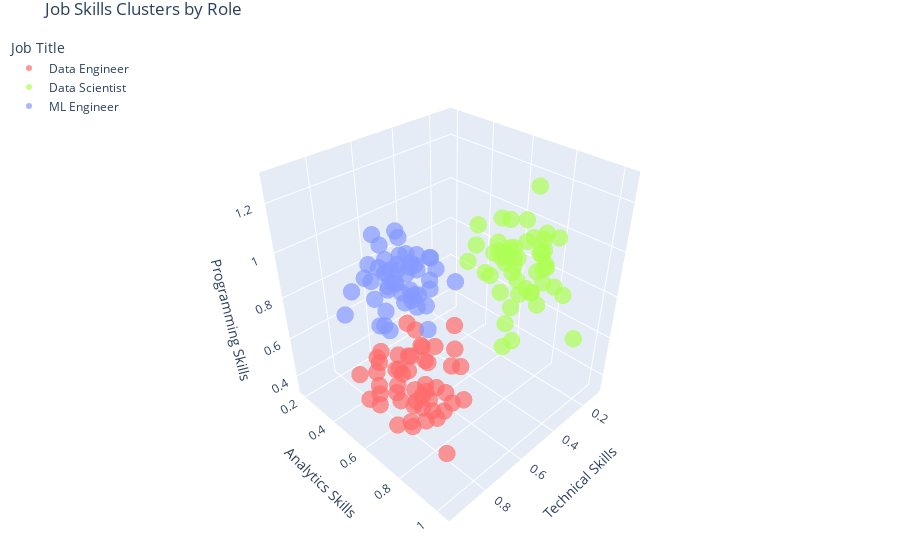

Notebook code cell kept with this figure:
### Code cell
import numpy as np
import plotly.express as px
import pandas as pd
from sklearn.preprocessing import StandardScaler

# Generate dummy data for three job titles
np.random.seed(42)

# Data Engineering skills cluster
data_eng_skills = np.random.normal(loc=[0.8, 0.7, 0.6], scale=0.1, size=(50, 3))

# Data Science skills cluster
data_sci_skills = np.random.normal(loc=[0.3, 0.8, 0.9], scale=0.1, size=(50, 3))

# ML Engineering skills cluster
ml_eng_skills = np.random.normal(loc=[0.6, 0.4, 0.8], scale=0.1, size=(50, 3))

# Combine all skills
all_skills = np.vstack([data_eng_skills, data_sci_skills, ml_eng_skills])

# Create labels
labels = (
    ['Data Engineer'] * 50 +
    ['Data Scientist'] * 50 +
    ['ML Engineer'] * 50
)

# Create a DataFrame
df = pd.DataFrame(
    all_skills,
    columns=['Technical Skills', 'Analytics Skills', 'Programming Skills']
)
df['Job Title'] = labels

# Create the 3D scatter plot
fig = px.scatter_3d(
    df,
    x='Technical Skills',
    y='Analytics Skills',
    z='Programming Skills',
    color='Job Title',
    title='Job Skills Clusters by Role',
    color_discrete_sequence=['#FF6B6B', '#AEFF55', '#8599FF'],
    opacity=0.7
)

# Update layout for better visualization
fig.update_traces(marker=dict(size=6))
fig.update_layout(
    scene=dict(
        xaxis_title='Technical Skills',
        yaxis_title='Analytics Skills',
        zaxis_title='Programming Skills',
        camera=dict(
            up=dict(x=0, y=0, z=1),
            center=dict(x=0, y=0, z=0),
            eye=dict(x=1.5, y=1.5, z=1.5)
        )
    ),
    legend=dict(
        yanchor="top",
        y=0.99,
        xanchor="left",
        x=0.01
    ),
    margin=dict(l=0, r=0, t=30, b=0)
)

# Show the plot
fig.show()

# Export options

# set export directory
import os
os.chdir("./")

# Export as HTML
fig.write_html("job_skills_clusters.html")

# Export as PNG
fig.write_image("job_skills_clusters.png")

### Figure 1 — Plotly figure (JSON) as saved in the notebook; plotly's stock layout.template omitted (floating-point values rounded to 4 significant figures)
{"data": [{"hovertemplate": "Job Title=Data Engineer<br>Technical Skills=%{x}<br>Analytics Skills=%{y}<br>Programming Skills=%{z}<extra></extra>", "legendgroup": "Data Engineer", "marker": {"color": "#FF6B6B", "opacity": 0.7, "size": 6, "symbol": "circle"}, "mode": "markers", "name": "Data Engineer", "scene": "scene", "showlegend": true, "type": "scatter3d", "x": [0.8497, 0.9523, 0.9579, 0.8543, 0.8242, 0.7438, 0.7092, 0.7774, 0.7456, 0.8376, 0.7398, 0.6942, 0.8209, 0.8197, 0.7884, 0.728, 0.8344, 0.7615, 0.9031, 0.7691, 0.7521, 0.6804, 0.7928, 0.7355, 0.7964, 0.8822, 0.8092, 0.8357, 0.7192, 0.8329, 0.8097, 0.7672, 0.8296, 0.7765, 0.7657, 0.8404, 0.8258, 0.7973, 0.7808, 0.6831, 0.8791, 0.6598, 0.7009, 0.7497, 0.6938, 0.955, 0.8814, 0.9307, 0.826, 0.668], "y": [0.6862, 0.6766, 0.7767, 0.6537, 0.5087, 0.5987, 0.5588, 0.7068, 0.7111, 0.6399, 0.8852, 0.7823, 0.504, 0.7738, 0.6699, 0.6539, 0.5237, 0.6323, 0.7931, 0.7331, 0.6814, 0.7813, 0.8004, 0.7361, 0.8565, 0.7087, 0.5012, 0.8478, 0.6498, 0.647, 0.7969, 0.6608, 0.7261, 0.5585, 0.6198, 0.8886, 0.6926, 0.706, 0.7302, 0.8143, 0.6091, 0.7587, 0.6434, 0.5449, 0.7474, 0.6217, 0.5769, 0.5393, 0.7782, 0.7522], "z": [0.6648, 0.5766, 0.5531, 0.5534, 0.4275, 0.6314, 0.7466, 0.4575, 0.4849, 0.5708, 0.5987, 0.4779, 0.4672, 0.6171, 0.4521, 0.7057, 0.6324, 0.6612, 0.5161, 0.6976, 0.4894, 0.7356, 0.6362, 0.7538, 0.338, 0.5701, 0.578, 0.5482, 0.6915, 0.6513, 0.5298, 0.4536, 0.6005, 0.5579, 0.5839, 0.6175, 0.4081, 0.8463, 0.5965, 0.6752, 0.7403, 0.819, 0.61, 0.6069, 0.5081, 0.5678, 0.6227, 0.6185, 0.4763, 0.6297]}, {"hovertemplate": "Job Title=Data Scientist<br>Technical Skills=%{x}<br>Analytics Skills=%{y}<br>Programming Skills=%{z}<extra></extra>", "legendgroup": "Data Scientist", "marker": {"color": "#AEFF55", "opacity": 0.7, "size": 6, "symbol": "circle"}, "mode": "markers", "name": "Data Scientist", "scene": "scene", "showlegend": true, "type": "scatter3d", "x": [0.325, 0.3232, 0.4866, 0.3657, 0.4159, 0.3413, 0.2755, 0.2184, 0.3277, 0.4454, 0.3626, 0.3482, 0.3473, 0.1485, 0.3214, 0.3385, 0.3058, 0.3561, 0.1622, 0.3514, 0.3571, 0.3651, 0.2227, 0.3082, 0.3686, 0.4089, 0.2285, 0.3216, 0.5144, 0.3186, 0.2207, 0.3866, 0.2525, 0.3405, 0.5122, 0.2516, 0.3444, 0.294, 0.2747, 0.157, 0.4441, 0.301, 0.3199, 0.2615, 0.4586, 0.1048, 0.3281, 0.2507, 0.3357, 0.3307], "y": [0.8346, 0.8293, 0.8474, 0.7025, 0.7179, 0.8822, 0.7246, 0.7923, 0.8827, 0.7735, 0.7143, 0.7777, 0.7927, 0.7553, 0.6754, 0.7116, 0.6857, 0.9083, 0.7062, 0.8515, 0.9136, 0.7685, 0.7763, 1.031, 0.6387, 0.8064, 0.868, 0.8046, 0.8634, 0.7338, 0.7885, 0.68, 0.7347, 0.6739, 0.9032, 0.9267, 0.8775, 0.4759, 0.6752, 0.756, 0.6564, 0.7018, 0.74, 0.8114, 0.6762, 0.7848, 0.7377, 0.7411, 0.7307, 0.8813], "z": [0.832, 0.8286, 0.7809, 0.9787, 0.9963, 1.09, 0.811, 0.9341, 0.9013, 1.172, 0.7929, 0.9714, 0.8153, 0.9856, 0.9173, 0.9154, 0.9358, 1.005, 0.9515, 1.285, 0.9954, 0.9759, 0.8515, 0.7133, 0.8528, 0.7922, 0.827, 0.8348, 0.6975, 0.9852, 0.9505, 0.8665, 1.077, 0.9918, 0.7481, 0.8292, 0.8073, 0.7976, 1.063, 0.9131, 1.016, 0.9462, 0.907, 0.9662, 1.113, 0.9588, 0.8792, 0.985, 0.99, 0.963]}, {"hovertemplate": "Job Title=ML Engineer<br>Technical Skills=%{x}<br>Analytics Skills=%{y}<br>Programming Skills=%{z}<extra></extra>", "legendgroup": "ML Engineer", "marker": {"color": "#8599FF", "opacity": 0.7, "size": 6, "symbol": "circle"}, "mode": "markers", "name": "ML Engineer", "scene": "scene", "showlegend": true, "type": "scatter3d", "x": [0.5171, 0.661, 0.7278, 0.5798, 0.6825, 0.6021, 0.6324, 0.6595, 0.4994, 0.6792, 0.5988, 0.5323, 0.5175, 0.5436, 0.6245, 0.6232, 0.5282, 0.7475, 0.5981, 0.5711, 0.6519, 0.6402, 0.6224, 0.5227, 0.7451, 0.5233, 0.819, 0.5401, 0.5241, 0.7876, 0.5102, 0.7831, 0.4287, 0.7238, 0.6005, 0.6623, 0.612, 0.4875, 0.6332, 0.6116, 0.8061, 0.6972, 0.5035, 0.4241, 0.5731, 0.6074, 0.4297, 0.5967, 0.4696, 0.506], "y": [0.344, 0.3979, 0.3408, 0.3782, 0.4814, 0.4682, 0.387, 0.3182, 0.2786, 0.4624, 0.3103, 0.4975, 0.3679, 0.3178, 0.3493, 0.2552, 0.3787, 0.4858, 0.2997, 0.4323, 0.5533, 0.469, 0.4013, 0.4025, 0.4959, 0.4872, 0.3192, 0.1876, 0.415, 0.495, 0.4492, 0.5179, 0.5354, 0.2406, 0.4047, 0.2932, 0.4514, 0.2466, 0.3252, 0.5179, 0.5755, 0.4645, 0.4686, 0.2817, 0.4718, 0.5629, 0.3944, 0.1933, 0.467, 0.3486], "z": [0.8747, 0.8117, 0.8547, 0.9099, 0.9305, 0.769, 0.8097, 1.009, 0.9158, 0.8628, 0.8076, 0.7853, 0.8413, 0.8244, 0.7529, 0.6593, 0.8311, 0.784, 0.7981, 0.7173, 0.7891, 0.7599, 0.8098, 0.8498, 1.015, 0.8183, 0.716, 0.7474, 0.8342, 0.7423, 0.668, 0.7531, 0.7885, 0.7401, 0.755, 0.7858, 0.8712, 0.9278, 0.9551, 0.8068, 0.7751, 0.9369, 0.9058, 0.5961, 0.9502, 0.662, 0.8384, 0.7911, 0.8367, 0.6941]}], "layout": {"legend": {"title": {"text": "Job Title"}, "tracegroupgap": 0, "x": 0.01, "xanchor": "left", "y": 0.99, "yanchor": "top"}, "margin": {"b": 0, "l": 0, "r": 0, "t": 30}, "scene": {"camera": {"center": {"x": 0, "y": 0, "z": 0}, "eye": {"x": 1.5, "y": 1.5, "z": 1.5}, "up": {"x": 0, "y": 0, "z": 1}}, "domain": {"x": [0, 1], "y": [0, 1]}, "xaxis": {"title": {"text": "Technical Skills"}}, "yaxis": {"title": {"text": "Analytics Skills"}}, "zaxis": {"title": {"text": "Programming Skills"}}}, "title": {"text": "Job Skills Clusters by Role"}}}
